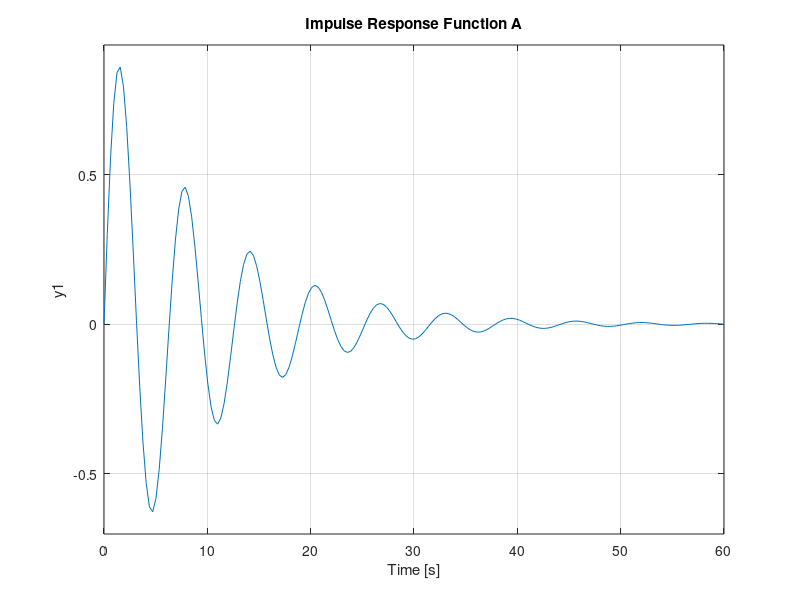
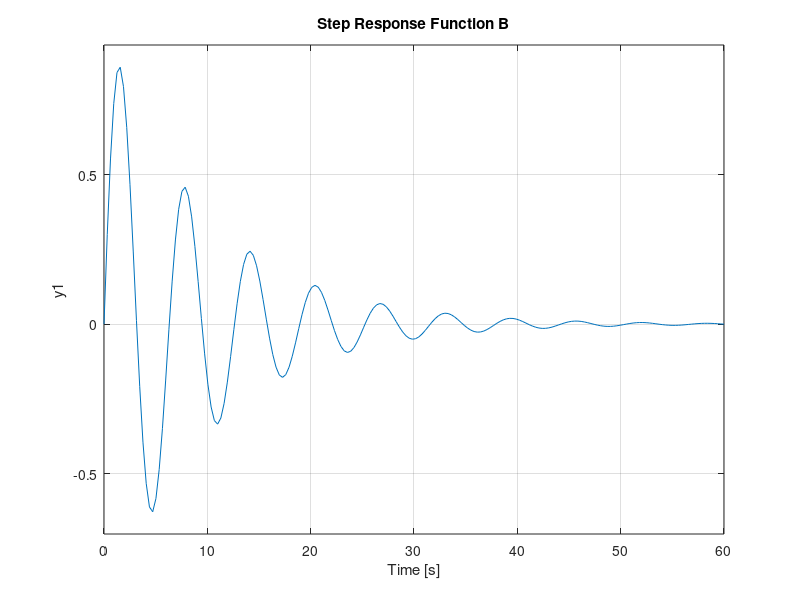

These charts were generated, in order, by the following MATLAB code:
%% Elisha John D. Aton Prob #2
tfunctionA = tf(1, [1 0.2 1]);
tfunctionB = tf([1 0], [1 0.2 1]);

figure;
impulse(tfunctionA);
title('Impulse Response Function A');
figure;
step(tfunctionB);
title('Step Response Function B');
